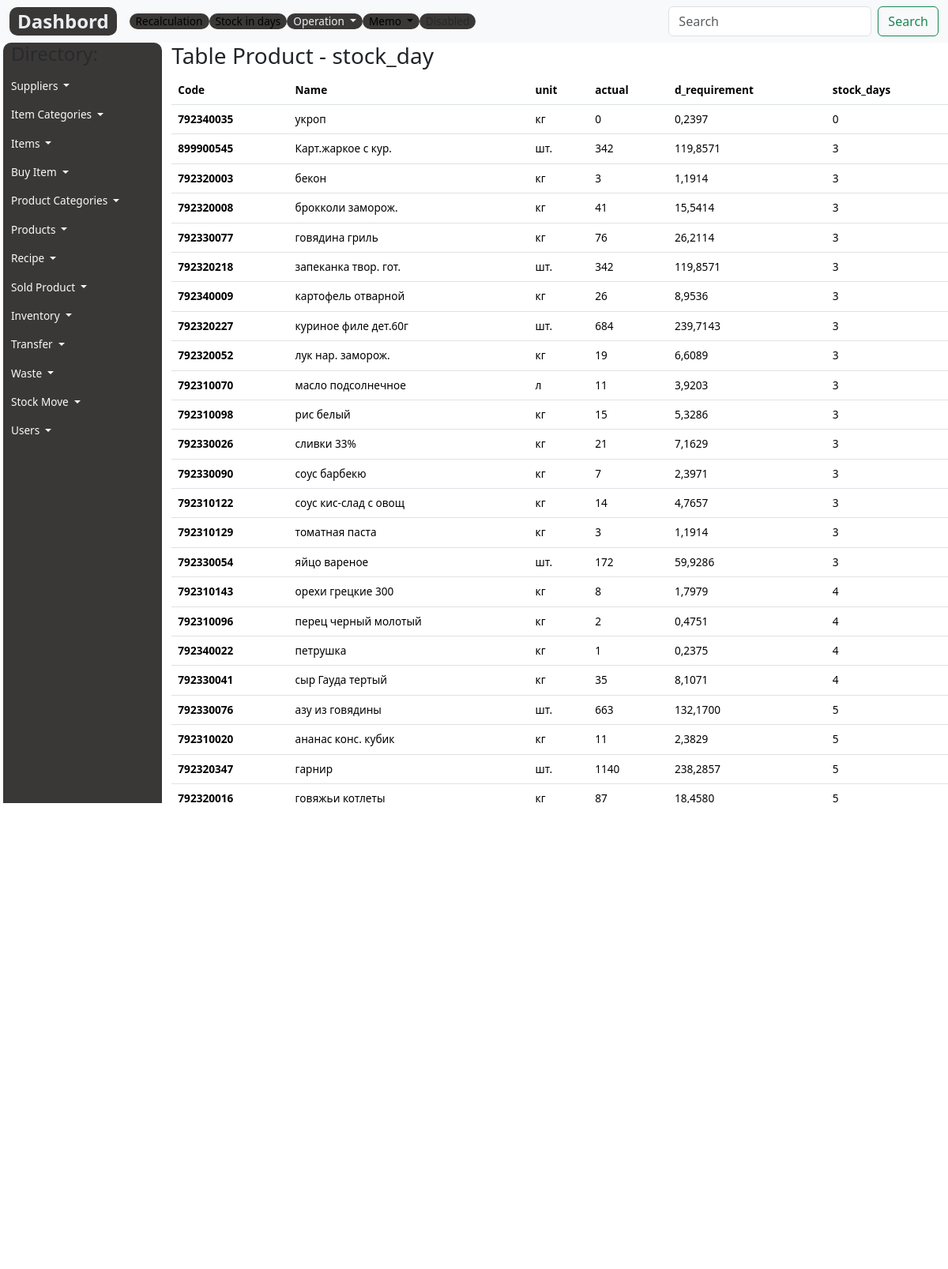
The page /acore/stock_in_days/ on the database as committed earlier.
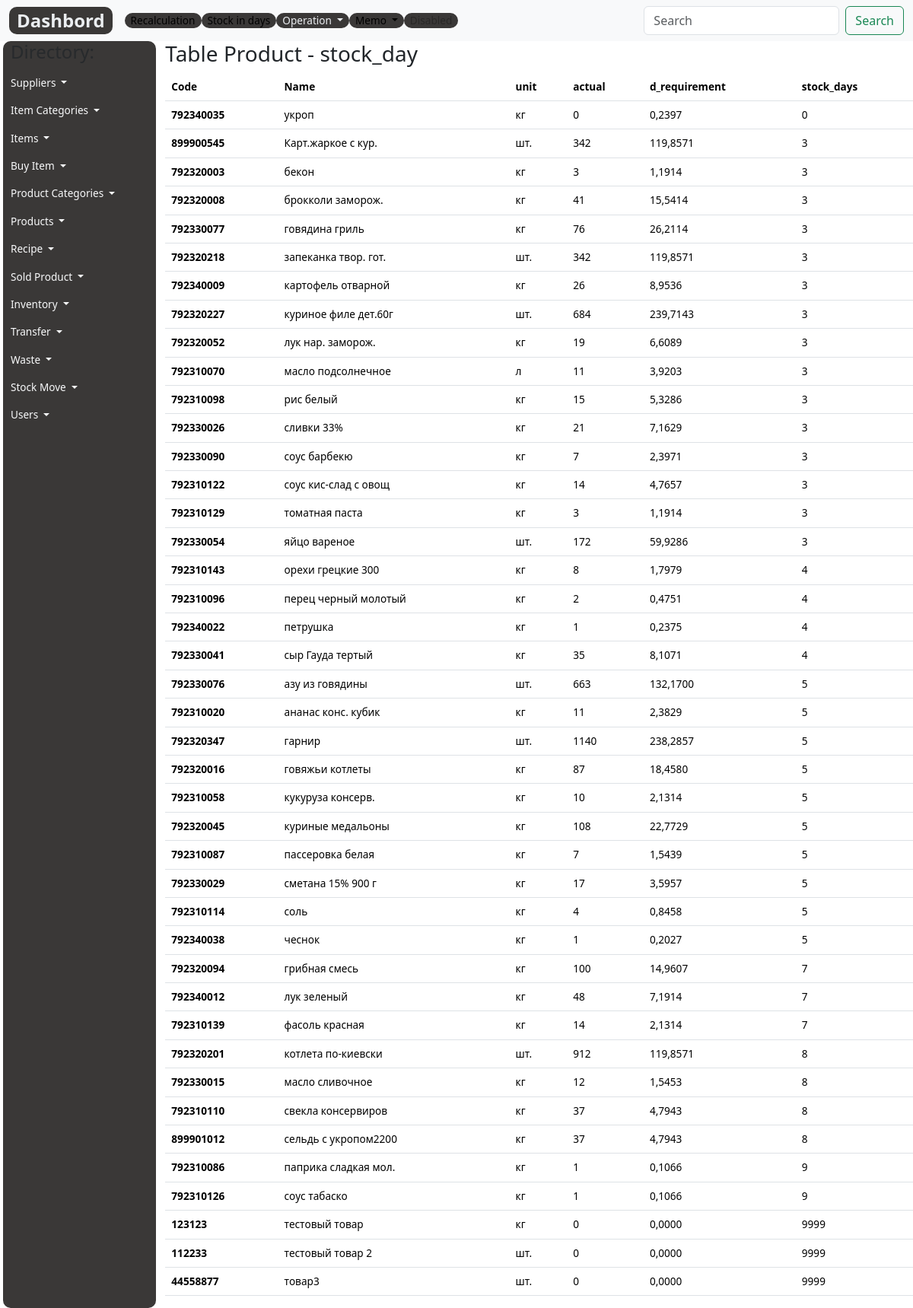
The same page on the database as committed later.
### acore/models.py (models this page shows, shortened)
class StockForecastDays(models.Model):
    code=models.DecimalField(max_digits=12, help_text="Не более 12 знаков",decimal_places=0,null=True,verbose_name='Код')
    name = models.CharField(max_length=200, help_text="Не более 200 знаков", db_index=True)
    slug= models.SlugField(max_length=255, verbose_name='Url')
    unit = models.CharField(max_length=10,verbose_name='Ед.изм.',  null=True ,default='kg')
    unit_cost = models.DecimalField(max_digits=10, help_text="Не более 10 знаков",decimal_places=2, null=True)
    actual=models.DecimalField(max_digits=10, help_text="Не более 10 знаков", decimal_places=0, default=0)
    actual_cost=models.DecimalField(max_digits=12, help_text="Не более 12 знаков", decimal_places=2, default=0)
    daily_requirement= models.DecimalField(verbose_name='Суточная потребность', null=True, max_digits=10, decimal_places=4)
    stock_days=models.DecimalField(max_digits=4, help_text="Не более 4 знаков", decimal_places=0)
    class Meta:
        ordering = ['name']
        verbose_name = 'Остаток в днях'
        verbose_name_plural = 'Остатки в днях'

### acore/views.py (the view)
# urls.py: path('stock_in_days/', StockForecastDaysView.as_view(), name='stock_in_days')
class StockForecastDaysView(ListView):
    model=StockForecastDays
    template_name = 'list/stock_in_days.html'
    context_object_name = 'stockdays'

### acore/templates/list/stock_in_days.html (shortened to what this page needs)
{% extends 'base.html' %}
{% load static %}
{% block content %}
<h3>Table Product - stock_day</h3>
<table class="table">
  <thead>
    <tr>
      <th scope="col">Code</th>
      <th scope="col">Name</th>
      <th scope="col">unit</th>
      <th scope="col">actual</th>
      <th scope="col">d_requirement</th>
      <th scope="col">stock_days</th>
    </tr>
  </thead>
  <tbody>
    {% for stockday in stockdays|dictsort:"stock_days" %}
    <tr>
      <th scope="row">{{stockday.code}}</th>
      <td>{{stockday.name}}</td>
      <td>{{stockday.unit}}</td>
      <td>{{stockday.actual}}</td>
      <td>{{stockday.daily_requirement}}</td>
      <td>{{stockday.stock_days}}</td>
    </tr>
    {% endfor %}
  </tbody>
</table>
{% endblock %}

Rows that differ between the two databases and show on the page:
added StockForecastDays: code "792310058", name "кукуруза консерв.", unit "кг", actual "10", daily_requirement "2,1314", stock_days "5"
added StockForecastDays: code "792320045", name "куриные медальоны", unit "кг", actual "108", daily_requirement "22,7729", stock_days "5"
added StockForecastDays: code "792310087", name "пассеровка белая", unit "кг", actual "7", daily_requirement "1,5439", stock_days "5"
added StockForecastDays: code "792330029", name "сметана 15% 900 г", unit "кг", actual "17", daily_requirement "3,5957", stock_days "5"
added StockForecastDays: code "792310114", name "соль", unit "кг", actual "4", daily_requirement "0,8458", stock_days "5"
added StockForecastDays: code "792340038", name "чеснок", unit "кг", actual "1", daily_requirement "0,2027", stock_days "5"
added StockForecastDays: code "792320094", name "грибная смесь", unit "кг", actual "100", daily_requirement "14,9607", stock_days "7"
added StockForecastDays: code "792340012", name "лук зеленый", unit "кг", actual "48", daily_requirement "7,1914", stock_days "7"
added StockForecastDays: code "792310139", name "фасоль красная", unit "кг", actual "14", daily_requirement "2,1314", stock_days "7"
added StockForecastDays: code "792320201", name "котлета по-киевски", unit "шт.", actual "912", daily_requirement "119,8571", stock_days "8"
added StockForecastDays: code "792330015", name "масло сливочное", unit "кг", actual "12", daily_requirement "1,5453", stock_days "8"
added StockForecastDays: code "792310110", name "свекла консервиров", unit "кг", actual "37", daily_requirement "4,7943", stock_days "8"
added StockForecastDays: code "899901012", name "сельдь с укропом2200", unit "кг", actual "37", daily_requirement "4,7943", stock_days "8"
added StockForecastDays: code "792310086", name "паприка сладкая мол.", unit "кг", actual "1", daily_requirement "0,1066", stock_days "9"
added StockForecastDays: code "792310126", name "соус табаско", unit "кг", actual "1", daily_requirement "0,1066", stock_days "9"
added StockForecastDays: code "123123", name "тестовый товар", unit "кг", actual "0", daily_requirement "0,0000", stock_days "9999"
added StockForecastDays: code "112233", name "тестовый товар 2", unit "шт.", actual "0", daily_requirement "0,0000", stock_days "9999"
added StockForecastDays: code "44558877", name "товар3", unit "шт.", actual "0", daily_requirement "0,0000", stock_days "9999"
